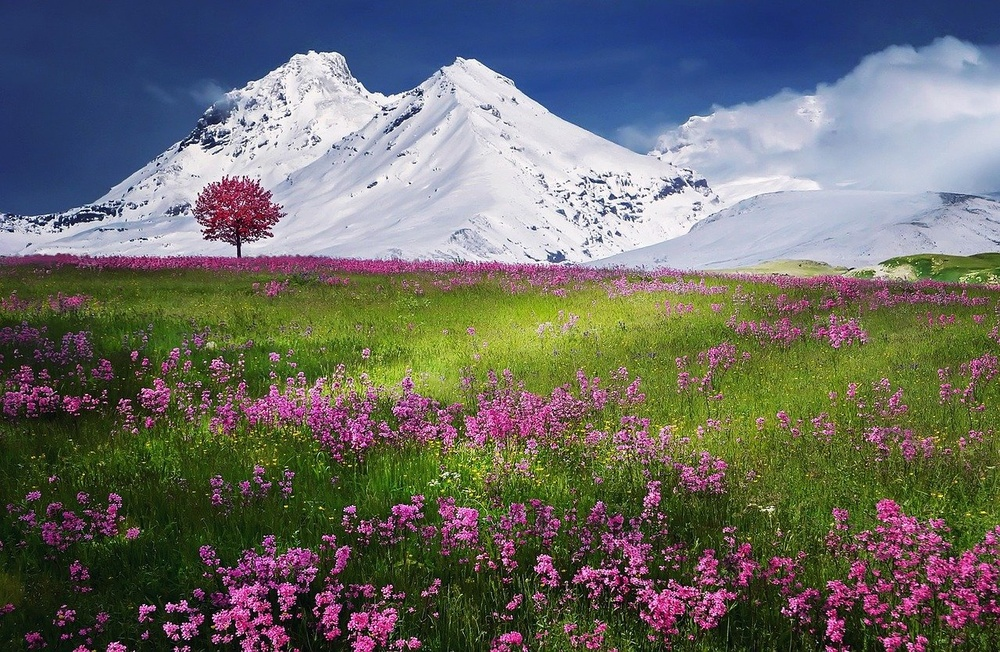
#> input picture OpenCV 104/mou.jpg, 1000 x 652 px, shrunk from 1280 x 834 before the run
$ python 03-HistogramMatching.py   (older library calls are emulated)
#> lines starting #> are read from the running program, lines starting #| are printed output that depends on the picture
from skimage import exposure
import matplotlib.pyplot as plt
import argparse
import cv2 as cv

# Construct the argument parser and parse the argument
ap = argparse.ArgumentParser()
ap.add_argument('-i', '--image', type=str, default='road3.jpg', help='Path to target image')
ap.add_argument('-s', '--ReferenceImage', type=str, default='mou.jpg', help='Path to source image')
args = vars(ap.parse_args())

# Load and display source and target images
reference = cv.imread(args['ReferenceImage'])
#> reference is the input picture: shape (652, 1000, 3); mean B, G, R 101.6, 106.4, 106.1
source = cv.imread(args['image'])
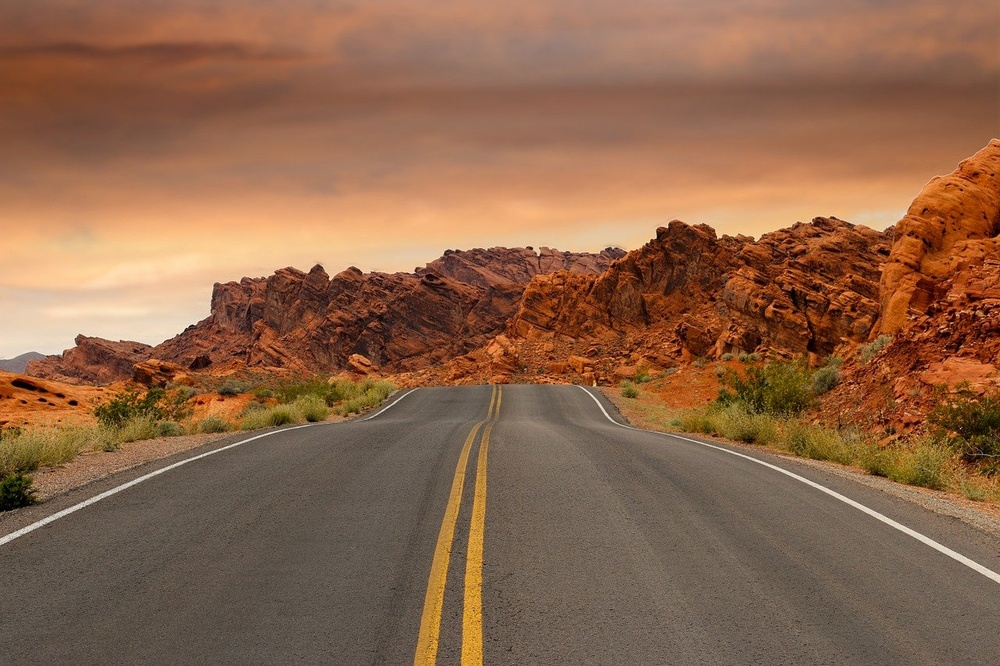
#> input picture OpenCV101/road3.jpg, 1000 x 666 px, shrunk from 1280 x 853 before the run, found by its file name
#> source is the input picture: shape (666, 1000, 3); mean B, G, R 75.4, 102, 141.2
cv.imshow('Source', source)
cv.waitKey(0)
cv.imshow('Reference', reference)
cv.waitKey(0)

# Determine if we are performing multi-channel histogram matching  and perform histogram matching
print('[INFO] performing histogram matching')
multi = True if source.shape[-1]>1 else False
#> multi = True
matched = exposure.match_histograms(source, reference, multichannel=multi)
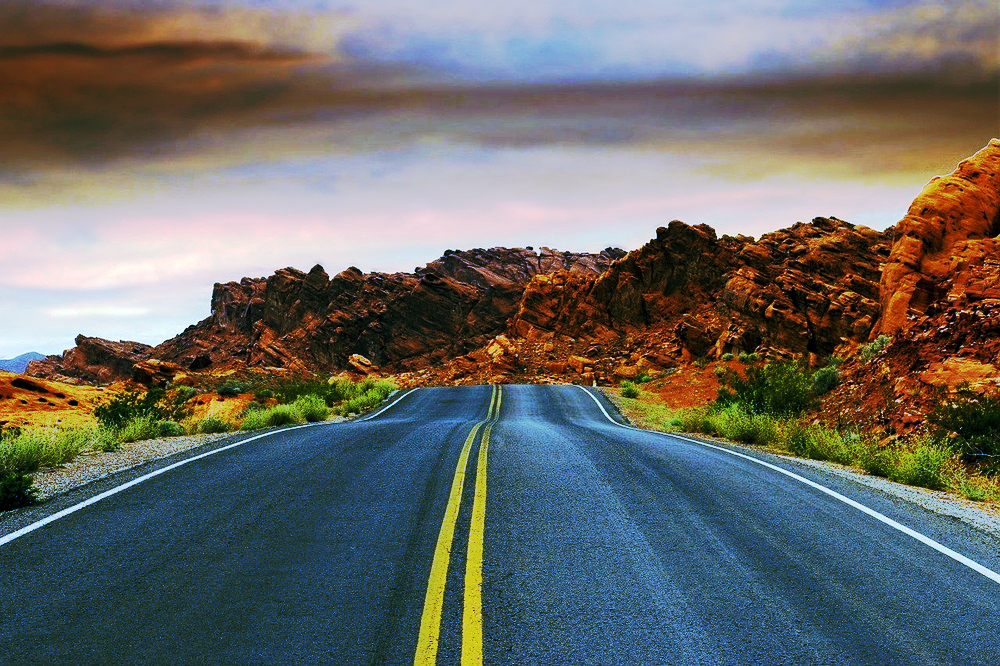
#> matched: shape (666, 1000, 3); mean B, G, R 101.9, 106.2, 105.9
cv.imshow('Matched', matched)
cv.waitKey(0)
cv.destroyAllWindows()

# Construct image to display histogram plots for each channel before and after histogram matching was applied
(fig, axes) = plt.subplots(nrows=3, ncols=3, figsize=(8, 8))

# loop over source image, reference image and output matched image
for (i, image) in enumerate((source, reference, matched)):
    # convert image from BGR to RGB format
    image = cv.cvtColor(image, cv.COLOR_BGR2RGB)

    # loop over the names of channels in RGB order
    for (j, color) in enumerate(('red', 'green', 'blue')):
        # Compute histogram of current channel and plot it
        (hist, bins) = exposure.histogram(image[..., j], source_range='dtype')
        axes[j, i].plot(bins, hist/hist.max())

        # Compute the Comulative distribution function for current channel and plot it
        (cdf, bins) = exposure.cumulative_distribution(image[..., j])
        axes[j, i].plot(bins, cdf)

        # Set the y-axis label for current plot to be name of current color channel
        axes[j, 0].set_ylabel(color)
#> this loop made 3 passes

# Set axis titles
axes[0, 0].set_title('Source')
axes[0, 1].set_title('Reference')
axes[0, 2].set_title('Matched')

# Display output plots
plt.tight_layout()
plt.show()
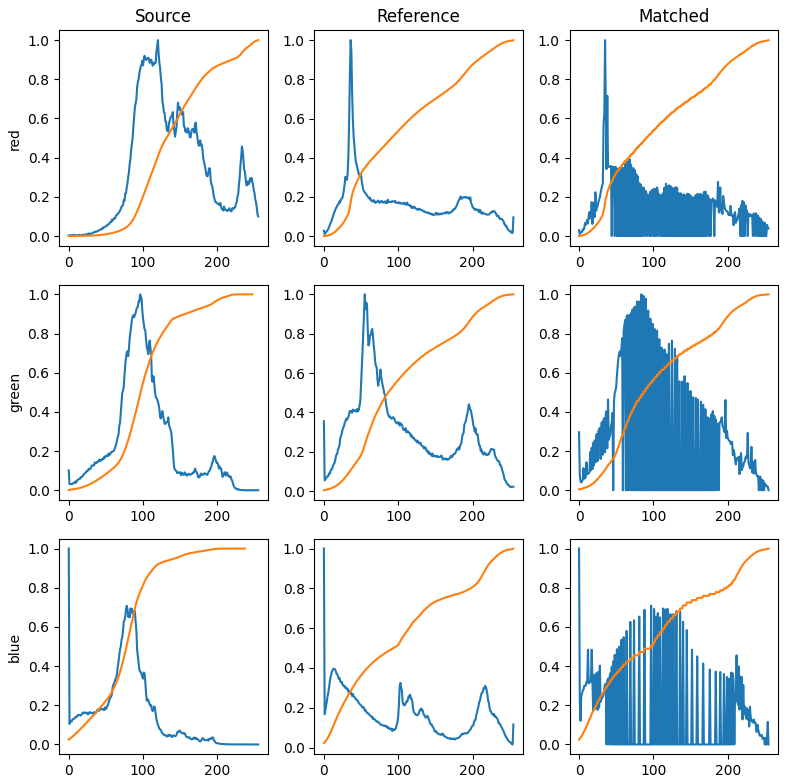
#> figure drawn by matplotlib, 9 panels; panel 1: curve peaks at x = 120, y = 1; panel 1: curve peaks at x = 255, y = 1; panel 2: curve peaks at x = 36, y = 1; panel 2: curve peaks at x = 255, y = 1
